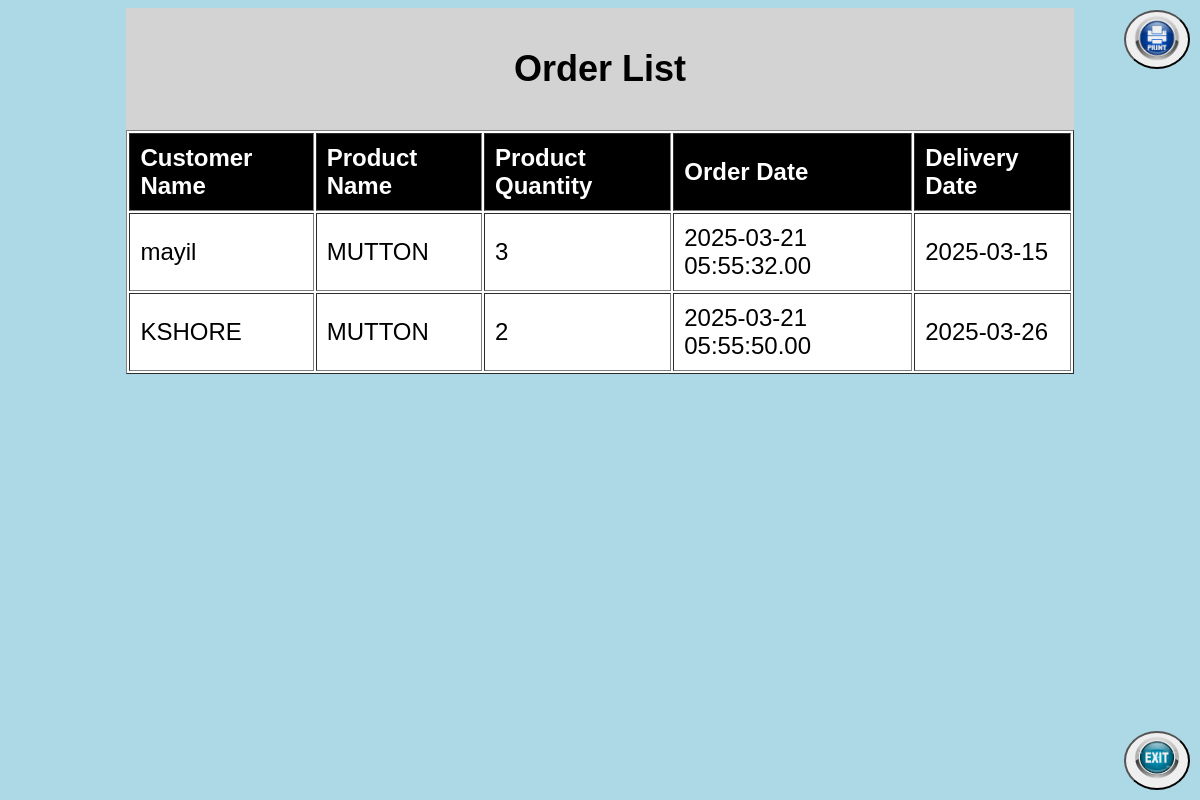
The app's page /Admin/order_list.php with its own data.
### tables this page shows
CREATE TABLE `order` (
  `customerName` varchar(20) NOT NULL,
  `product` varchar(20) NOT NULL,
  `quantity` int(10) NOT NULL,
  `orderDate` datetime(2) NOT NULL,
  `deliveryDate` date NOT NULL,
  `cus_phone` char(10) NOT NULL,
  `order_id` int(10) NOT NULL
);

### Admin/order_list.php (the view, shortened to what this page needs)
<?php
include 'db.php';
$sql = "SELECT * FROM `order`";
$result = $conn->query($sql);
?>
<!DOCTYPE html>
<html lang="en">
<head>
</head>
<body>
<div style="position: fixed; top: 10px; right: 10px;">
        <button onclick="window.print()" style="border-radius: 50%; transition: transform 0.3s ease;">
        <img src="image/print_icon.png" alt="Print" style="width: 50px; height: 50px;" >
        </button>
</div>
<div class="container">
    <div class="header" style="font-size: 24px; background-color: lightgray; padding: 10px; text-align: center;">
        <h2>Order List</h2>
    </div>
    <?php
    if ($result->num_rows > 0) {
        echo "<table border='1' width='100%' height='80%' style='background-color: white; font-size: 24px;'>
            <tr>
                <th>Customer Name</th>
                <th>Product Name</th>
                <th>Product Quantity</th>
                <th>Order Date</th>
                <th>Delivery Date</th>
            </tr>";
        while($row = $result->fetch_assoc()) {
            echo "<tr>
                <td>" . $row["customerName"]. "</td>
                <td>" . $row["product"]. "</td>
                <td>" . $row["quantity"]. "</td>
                <td>" . $row["orderDate"]. "</td>
                <td>" . $row["deliveryDate"]. "</td>
              </tr>";
        }
        echo "</table>";
    } else {
        echo "Empty table";
    }
?>
</div>
<div
         style="position: fixed; bottom: 10px; right: 10px;">
            <button onclick="window.location.href='order.php'" style="border-radius: 50%; transition: transform 0.3s ease;">
                <img src="image/exit_icon.png" alt="Exit" style="width: 50px; height: 50px;">
            </button>
        </div>
</body>
</html>

### Admin/order_list.php (style rules this page uses)
body { font-family: Arial, sans-serif; background-color: lightblue; background-image: url('image/image.png'); }
.container { width: 80%; margin: 0 auto; }
.header { font-size: 24px; background-color: lightgray; padding: 10px; text-align: center; }
table { width: 100%; height: 80%; background-color: white; font-size: 24px; }
th, td { padding: 10px; text-align: left; }
th { color: white; background-color: black }

### records on screen
order: customerName "mayil", product "MUTTON", quantity "3", orderDate "2025-03-21 05:55:32.00", deliveryDate "2025-03-15"
order: customerName "KSHORE", product "MUTTON", quantity "2", orderDate "2025-03-21 05:55:50.00", deliveryDate "2025-03-26"
